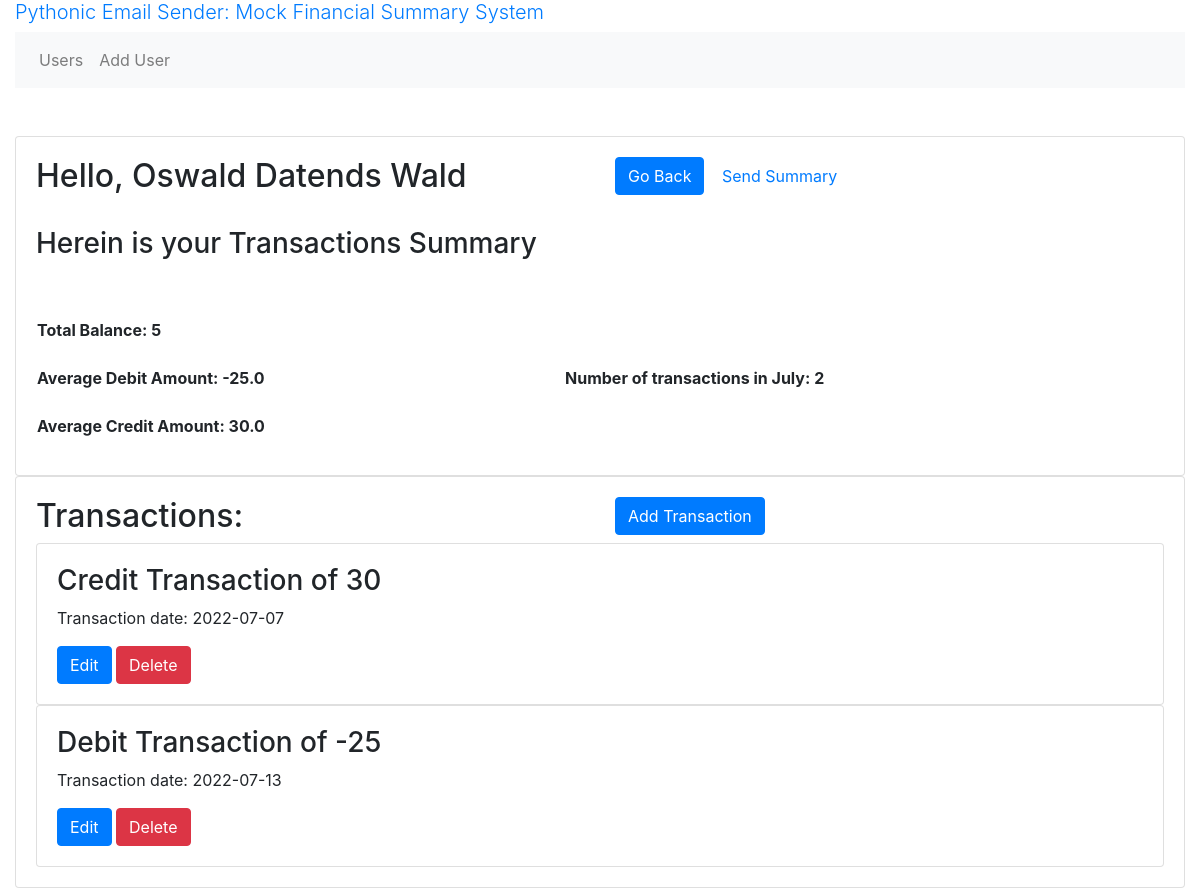
The app's page /transactions_user/1, older data.
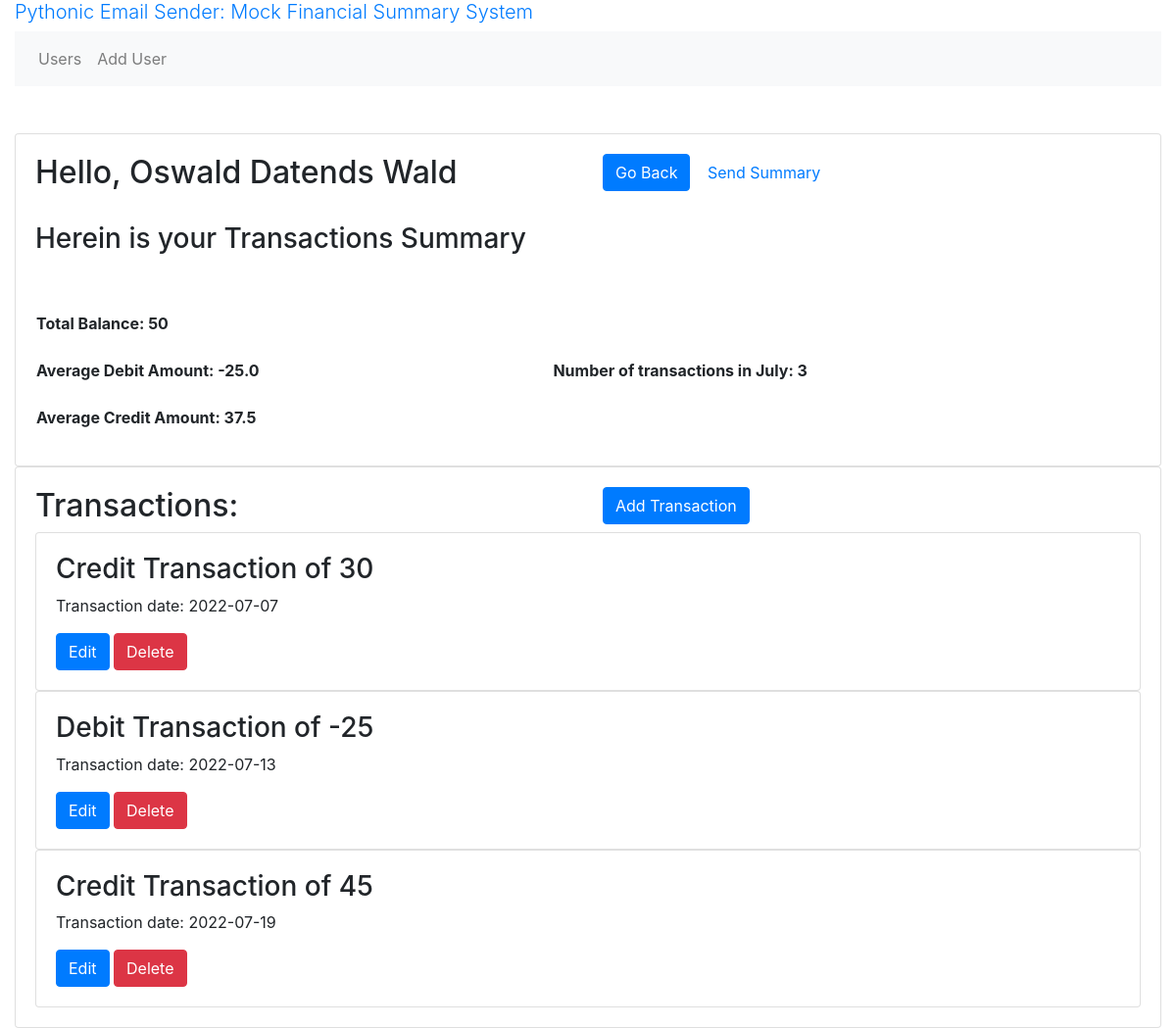
The same page, newer data.
### models.py (models this page shows, shortened)
class User(db.Model):
    __tablename__ = 'user'
    id = db.Column(db.Integer, primary_key=True)
    created_at = db.Column(db.Date, nullable = False, default=datetime.utcnow())
    name = db.Column(db.String(255), nullable = False)
    lastname = db.Column(db.String(255), nullable = False)
    email = db.Column(db.String(255), nullable = False)
    transactions = db.relationship('Transaction', back_populates='user', cascade="all,delete")# one2many

class Transaction(db.Model):
    __tablename__ = 'transaction'
    id = db.Column(db.Integer, primary_key=True)
    created_at = db.Column(db.Date, nullable = False, default=datetime.utcnow())
    transaction = db.Column(db.Integer)
    user_id = db.Column(db.Integer,  db.ForeignKey("user.id"))# many2one
    user = db.relationship("User", back_populates="transactions")

### routes.py (the view)
@app.route('/transactions_user/<int:user_id>', methods=['GET', 'POST'])
def transactions_user(user_id):
    engine = create_engine("sqlite:///esa.db")
    Session = sessionmaker(bind = engine)
    session = Session()
    query = session.query(Transaction.transaction,
                     Transaction.created_at, Transaction.id).filter_by(
        user_id = user_id).statement
    df = pd.read_sql_query(query, engine)
    session.close()
    filename = f"Transactions_Summary_User_{user_id}.csv"
    df.to_csv(filename)
    trxns, total_balance, avg_credit, avg_debit, monthly_summary = df2Summary(df)
    transactions = models.Transaction.query.filter_by(user_id = user_id).all()
    user = models.User.query.get(user_id)
    name = user.name
    lastname = user.lastname
    print(trxns)
    return render_template('transaction_user.html',
                           name = name,
                           user_id = user_id,
                           lastname = lastname,
                           total_balance = total_balance,
                           avg_credit = avg_credit,
                           avg_debit = avg_debit,
                           monthly_summary = monthly_summary,
                           df = trxns,
                           transactions = transactions)

### email_functions.py (called while the page is built)
def df2Summary(trxns):
    total_balance = trxns.transaction.sum() # sum of transactions
    trxns["DebitorCredit"] = trxns.transaction.map( lambda x: 'credit' if x > 0 else 'debit')
    avg_credit = trxns.loc[trxns.DebitorCredit == "credit", 'transaction'].mean()
    avg_debit = trxns.loc[trxns.DebitorCredit == "debit", 'transaction'].mean()
    trxns['c'] = pd.to_datetime(trxns.created_at, format = "%Y-%m-%d")
    trxns['month'] = trxns.c.dt.strftime("%B")
    trx_per_month = trxns.month.value_counts()
    monthly_summary = []
    for month, count in zip(trx_per_month.index, trx_per_month):
        monthly_summary.append([month, count])
    return trxns, total_balance, avg_credit, avg_debit, monthly_summary

### templates/transaction_user.html (shortened to what this page needs)
{% extends "base.html" %}
{% block main %}
<div class="card">
<div class="card-body">
    <body>
    <div class="row">
      <div class="col">
        <h2>
            Hello, {{ name }} {{ lastname }}
        </h2>
        <br>
            <h3>
                Herein is your Transactions Summary
            </h3>
        <br>
        </div>
        <div class="col">
            <a href="{{ url_for('users') }}" class="btn btn-primary">Go Back</a>
            <a href="" class="btn btn-Secondary">Send Summary</a>
        </div>
    </div>
    <div>
    <table style="width:100%">
        <tr>
            <th>
                <p>
                    <br>Total Balance: {{ total_balance }}</br>
                    <br>Average Debit Amount: {{ avg_debit }}</br>
                    <br>Average Credit Amount: {{ avg_credit }}</br>
                </p>
            </th>
            <th>
                <p>
                    {% for month, count in monthly_summary %}
                        <br>Number of transactions in {{month}}: {{count}}</br>
                    {% endfor %}
                </p>
            </th>
        </tr>
    </table>
    </div>
    </body>
</div>
</div>
<div class="card">
<div class="card-body">
    <div class="row">
        <div class="col">
            <h2> Transactions: </h2>
        </div>
        <div class="col">
            <a href="{{ url_for('add_transaction', user_id = user_id) }}" class="btn btn-primary">Add Transaction</a>
        </div>
    </div>
    {% for transaction in transactions %}
        <div class="card">
          <div class="card-body">
            <h3>{{ df.loc[df['id'] == transaction.id, 'DebitorCredit'].values[0].capitalize() }} Transaction of {{ transaction.transaction }}</h3>
            <p>Transaction date:  {{ transaction.created_at }}</p>
            <a href="{{ url_for('edit_transaction', transaction_id=transaction.id) }}" class="btn btn-primary">Edit</a>
            <a href="{{ url_for('delete_transaction', transaction_id=transaction.id) }}" class="btn btn-danger">Delete</a>
          </div>
        </div>
        {% endfor %}
</div>
</div>
{% endblock %}

### templates/base.html (shortened to what this page needs)
<!doctype html>
<html lang="en">
  <head>
    <link rel="stylesheet" href="https://maxcdn.bootstrapcdn.com/bootstrap/4.0.0/css/bootstrap.min.css">
  </head>
  <body>
    <div class="container-fluid">
      <h1 class="lead">
        <a href="{{ url_for('base') }}">Pythonic Email Sender: Mock Financial Summary System</a>
      </h1>
      <nav class="navbar navbar-expand-lg navbar-light bg-light">
        <ul class="navbar-nav">
          <li class="nav-item"><a href="{{ url_for('users') }}" class="nav-link">Users</a></li>
          <li class="nav-item"><a href="{{ url_for('add_user') }}" class="nav-link">Add User</a></li>
        </ul>
      </nav>
      <br>
      <br>
      {% block main %}{% endblock %}
    </div>
  </body>
</html>

Row changes from the older to the newer data that the page shows:
added Transaction: loc "Credit"
Text that changed along with them:
{{ total_balance }}: "5" → "50"
{{ avg_credit }}: "30.0" → "37.5"
new list line: "Number of transactions in July : 3"
list line gone: "Number of transactions in July : 2"
